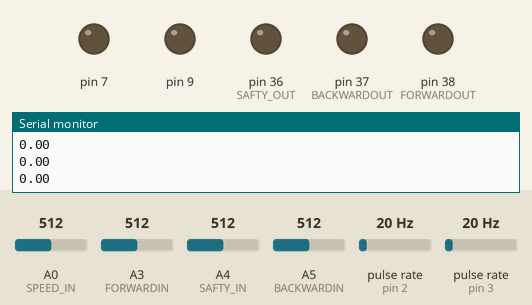
The sketch below on a simulated Arduino Mega 2560, built with avr-gcc and run on an emulated ATmega2560. Parts: output pins drawn as LEDs (lit = HIGH), the last lines printed to the serial monitor. Wiring (inferred from the names in the program): 2 × pulse sensor: data pin 2 / data pin 3. The inputs (shaded band) are chosen by the test bench; at power-on: A4 (SAFTY_IN) = 512, A3 (FORWARDIN) = 512, A5 (BACKWARDIN) = 512, A0 (SPEED_IN) = 512, pulse rate (sensors on pin 2, pin 3) 20 Hz. Pins used as bus, display or sensor lines are not drawn.

Above: at 1.2 s.
1.3 s: A4 (SAFTY_IN) set to 988
2.8 s: A4 (SAFTY_IN) set to 1016
At 3.3 s:
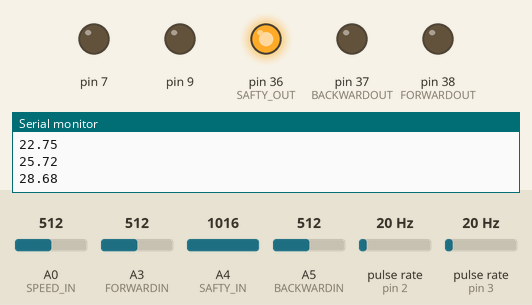
4.3 s: A3 (FORWARDIN) set to 986
5.8 s: A3 (FORWARDIN) set to 1012
At 6.3 s:
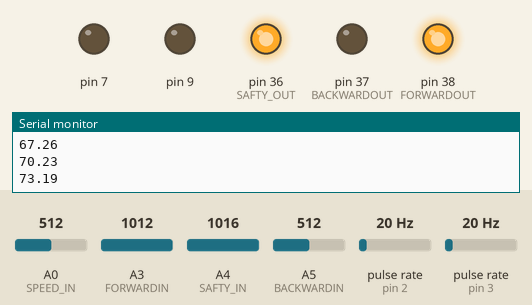
7.3 s: A5 (BACKWARDIN) set to 989
8.8 s: A5 (BACKWARDIN) set to 1012
At 9.1 s:
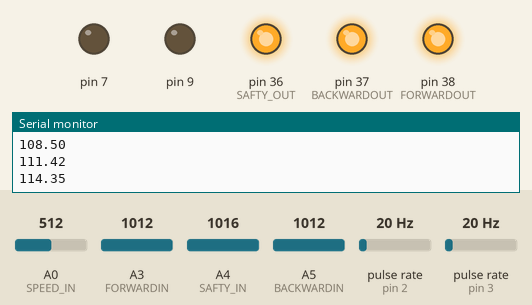
Timing chart, 0 to 11.3 s (numbered marks = the images above; inputs shaded):
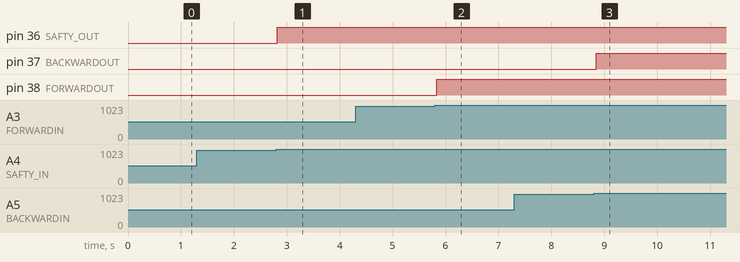

The sketch:

SpeedTest_OG.ino
```cpp
#define FORWARDIN A3
#define BACKWARDIN A5
#define SAFTY_IN A4
#define FORWARDOUT 38
#define BACKWARDOUT 37
#define SAFTY_OUT 36
#define SPEED_IN A0
#define ENC_IN 2
#define ENC_IN2 3
#define ENC_COUNT_REV 52
#define CSPIN 53
#define Volt A7
/*
#include <ros.h>
#include <std_msgs/String.h>
#include <std_msgs/Float32.h>
#include <std_msgs/Int32.h>
#include <sensor_msgs/Joy.h>*/
#include <stdint.h>
#include <stdlib.h>
#include <SPI.h>
#include <digitalWriteFast.h>

//ros::NodeHandle nh;
float val;
int speedIN,val2=0;

byte address = 0x11;
volatile long encoderValue = 0,encoderValue2 = 0;
long previousMillis = 0;
long previousMillis2 = 0;
long currentMillis = 0;
long currentMillis2 = 0;
float currentSpeed, result;
float setSpeedd= 5.0;
int interval = 200,i=0;
int interval2 = 100;
int rpm = 0;
float vall[11];
int count=0;
float Kprop =6.3,adjust,prevadjust,Kintegral = 0.0047,Kderiv =4;
float sigmaerror=0, dT,preverror,prev=0;
float preave=0;
float average=0;
float KmperHr = 0;
float DperR = 1.41/1000;
float Km = 0,KM2=0;
float adjust1;
int mode = 1;
bool stateC;
void setup() {
  pinMode(FORWARDIN, INPUT);
  pinMode(BACKWARDIN, INPUT);
  pinMode (SAFTY_IN, INPUT);
  pinMode(FORWARDOUT, OUTPUT);
  pinMode(BACKWARDOUT, OUTPUT);
  pinMode (SAFTY_OUT, OUTPUT);
  pinMode(7, OUTPUT);
  pinMode(9, OUTPUT);
  pinMode (CSPIN, OUTPUT);
  SPI.begin();
  Serial.begin(57600);
  attachInterrupt(digitalPinToInterrupt(ENC_IN), updateEncoder, RISING);
  attachInterrupt(digitalPinToInterrupt(ENC_IN2), updateEncoder2, RISING);

}

void loop() {


  currentMillis = millis();
  if (currentMillis - previousMillis> interval) {
    previousMillis = currentMillis;

  float state1 = analogRead(FORWARDIN);
  float state2 = analogRead(BACKWARDIN);
  float state3 = analogRead(SAFTY_IN);
  float state4  = analogRead(SPEED_IN);

    // Calculate RPM
    rpm = (float)(encoderValue * 60 / ENC_COUNT_REV);

    // Calculate Km/hr
    KmperHr = (float)(((rpm*60)*DperR)*5);

    Km = (float(encoderValue2)/ENC_COUNT_REV*1.41);

    currentSpeed = averagefilter(KmperHr);
    //currentSpeed = KmperHr;
    adjust = SpeedControl(currentSpeed,setSpeedd,currentMillis,state3);
    //Serial.print(" KmperHr : " );
   // Serial.println(currentSpeed);
   // Serial.print(" currentSpeed : " );
   // Serial.print(currentSpeed);

    if(adjust>180)
    {
      adjust = 180;
    }

    runSpeed(state1,state2,state3,adjust);
    Serial.println(adjust);
     encoderValue = 0;
     average = 0;
  }
 }


float SpeedControl(float current,float set,float currentTime,float state)
{
    float error = set-current ;
    dT = currentTime - prev;
    prev = currentTime;
    if(state > 1000)
    {
      sigmaerror = sigmaerror+ (error*dT);

     adjust1 = (error*Kprop)+(Kintegral*sigmaerror)+(Kderiv*((error-preverror)/dT)) ;
     if(error < 0.1 && error > -0.1)
     {
        adjust1 = prevadjust;
     }
    }
    else
    {
      sigmaerror = 0;
      adjust1 = 0;

    }
    /*Serial.print(" sigmaerror : " );
    Serial.print(sigmaerror);
    Serial.print(" dT : " );
    Serial.print(dT);
    Serial.print(" adjust1 : " );
    Serial.print(adjust1);
    Serial.print(" error : " );
    Serial.println(error);*/
    preverror = error;
    prevadjust = adjust1;
    return adjust1;
}


void updateEncoder()
{
  // Increment value for each pulse from encoder
  encoderValue++;
}
void updateEncoder2()
{
  // Increment value for each pulse from encoder
  encoderValue2++;
}
int digitalPotWrite(float value)
{
  digitalWrite(CSPIN, LOW);
  SPI.transfer(address);
  SPI.transfer(value);
  digitalWrite(CSPIN, HIGH);

}
float mapf(float val, float in_min, float in_max, float out_min, float out_max) {
    return (val - in_min) * (out_max - out_min) / (in_max - in_min) + out_min;
}
void runSpeed(float state1,float state2,float state3,float val)
{
      if(state3 > 1000)
  {
       digitalWrite(36, HIGH);
       digitalPotWrite(val);

  }
  else
  {
    digitalWrite(36, LOW);
    digitalPotWrite(0);
  }
  if(state1 > 1000)
  {
     digitalWrite(38, HIGH);
  }
  else
  {
    digitalWrite(38, LOW);
  }
    if(state2 > 1000)
  {
     digitalWrite(37, HIGH);
  }
  else
  {
    digitalWrite(37, LOW);
  }
}
float averagefilter(float rpm)
{
  float sum = 0;
  if(count == 11)
  {
    count = 0;
  }
  else
  {  vall[count] = rpm;
  }
  for(int i = 0; i<11;i++)
  {
    sum += vall[i];
  }
  result = sum/10;
  count++;
  return result;

}
```

Measured:
- the behaviour switches between 1000 and 1001 on A4 (SAFTY_IN) (found by bisection; images 0 and 1)
- the behaviour switches between 1000 and 1001 on A3 (FORWARDIN) (found by bisection; images 1 and 2)
- the behaviour switches between 1000 and 1001 on A5 (BACKWARDIN) (found by bisection; images 2 and 3)
- after the input at 2.8 s, pin 36 (SAFTY_OUT): LOW → HIGH at once
- after the input at 5.8 s, pin 38 (FORWARDOUT): LOW → HIGH at once
- after the input at 8.8 s, pin 37 (BACKWARDOUT): LOW → HIGH after 0.05 s
